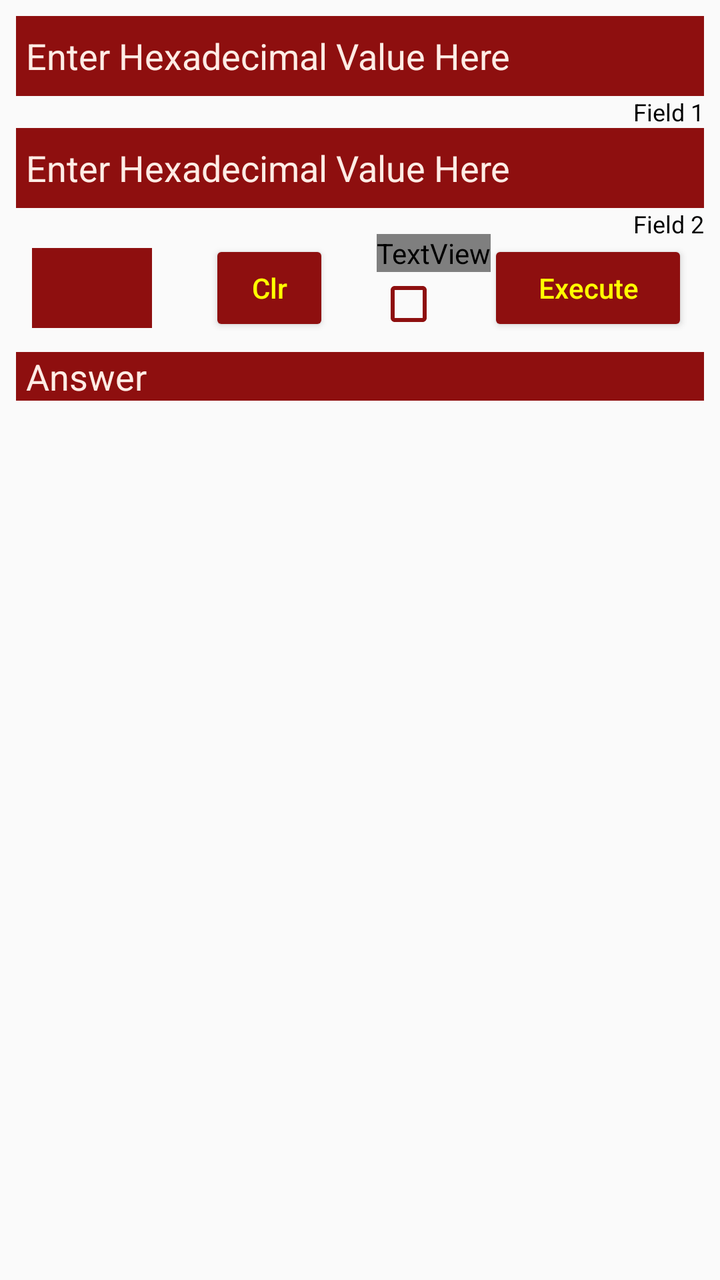
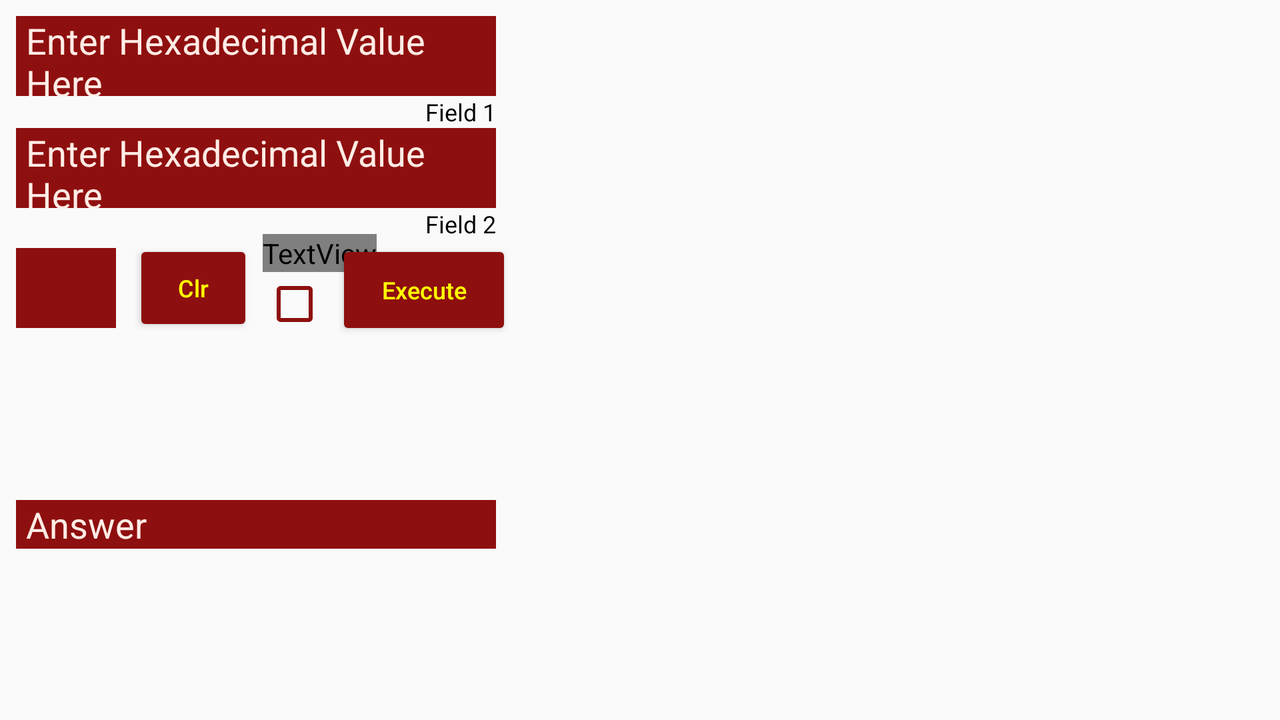

First picture: res/layout/ on a phone held upright. Second picture: the repository's own variant of that layout, on a device whose configuration matches the variant's folder. Source for both follows.
<!-- AndroidManifest.xml: application theme AppTheme -->
<!-- res/layout/hex_math_tab.xml -->
<?xml version="1.0" encoding="utf-8"?>
<androidx.constraintlayout.widget.ConstraintLayout xmlns:android="http://schemas.android.com/apk/res/android"
    xmlns:app="http://schemas.android.com/apk/res-auto"
    xmlns:tools="http://schemas.android.com/tools"
    android:layout_width="match_parent"
    android:layout_height="match_parent"
    android:focusable="true"
    android:clickable="true"
    android:background="@color/colorWhite"
    tools:context=".HexMathTab">


    <ScrollView
        android:layout_width="match_parent"
        android:layout_height="match_parent"
        android:fillViewport="true">

        <androidx.constraintlayout.widget.ConstraintLayout
            android:id="@+id/scrollCon"
            android:layout_width="match_parent"
            android:layout_height="wrap_content">

            <EditText
                android:id="@+id/hexEditText1"
                android:layout_width="0dp"
                android:layout_height="40dp"
                android:layout_marginStart="8dp"
                android:layout_marginTop="8dp"
                android:layout_marginEnd="8dp"
                android:background="@color/colorDevilRed"
                android:cursorVisible="true"
                android:digits="-1234567890ABCDEF"
                android:ems="10"
                android:hint="@string/hex_hint"
                android:importantForAutofill="no"
                android:inputType="none"
                android:maxLength="17"
                android:paddingStart="5dp"
                android:paddingEnd="5dp"
                android:textColor="@color/colorYellow"
                android:textColorHint="@color/colorLight"
                android:textCursorDrawable="@drawable/edit_text_cursor"
                android:textSize="18sp"
                app:layout_constraintEnd_toEndOf="parent"
                app:layout_constraintStart_toStartOf="parent"
                app:layout_constraintTop_toTopOf="parent" />

            <TextView
                android:id="@+id/hexCounterField1"
                android:layout_width="wrap_content"
                android:layout_height="wrap_content"
                android:text="@string/field1"
                android:textColor="@android:color/black"
                android:textSize="12sp"
                app:layout_constraintBottom_toTopOf="@+id/hexEditText2"
                app:layout_constraintEnd_toEndOf="@+id/hexEditText1" />

            <EditText
                android:id="@+id/hexEditText2"
                android:layout_width="0dp"
                android:layout_height="40dp"
                android:layout_marginStart="8dp"
                android:layout_marginTop="16dp"
                android:layout_marginEnd="8dp"
                android:background="@color/colorDevilRed"
                android:cursorVisible="true"
                android:digits="-1234567890ABCDEF"
                android:ems="10"
                android:hint="@string/hex_hint"
                android:importantForAutofill="no"
                android:inputType="none"
                android:maxLength="17"
                android:paddingStart="5dp"
                android:paddingEnd="5dp"
                android:textColor="@color/colorYellow"
                android:textColorHint="@color/colorLight"
                android:textCursorDrawable="@drawable/edit_text_cursor"
                android:textSize="18sp"
                app:layout_constraintEnd_toEndOf="parent"
                app:layout_constraintStart_toStartOf="parent"
                app:layout_constraintTop_toBottomOf="@+id/hexEditText1" />

            <TextView
                android:id="@+id/hexCounterField2"
                android:layout_width="wrap_content"
                android:layout_height="wrap_content"
                android:text="@string/field2"
                android:textColor="@android:color/black"
                android:textSize="12sp"
                app:layout_constraintBottom_toTopOf="@+id/hexButton"
                app:layout_constraintEnd_toEndOf="@+id/hexEditText2" />

            <Spinner
                android:id="@+id/hexSp"
                android:layout_width="60dp"
                android:layout_height="40dp"
                android:layout_marginStart="16dp"
                android:layout_marginTop="20dp"
                android:background="@color/colorDevilRed"
                android:contentDescription="@string/operator_choice"
                android:paddingStart="10dp"
                android:paddingEnd="10dp"
                android:theme="@style/SpinnerStyle"
                app:layout_constraintStart_toStartOf="parent"
                app:layout_constraintTop_toBottomOf="@+id/hexEditText2" />

            <Button
                android:id="@+id/hexClearFieldButton"
                android:layout_width="60dp"
                android:layout_height="48dp"
                android:layout_marginTop="16dp"
                android:backgroundTint="@color/colorDevilRed"
                android:contentDescription="@string/clear_fields"
                android:text="@string/clear"
                android:textAllCaps="false"
                android:textColor="@color/colorYellow"
                app:layout_constraintEnd_toStartOf="@+id/hexButton"
                app:layout_constraintHorizontal_bias="0.264"
                app:layout_constraintStart_toEndOf="@+id/hexSp"
                app:layout_constraintTop_toBottomOf="@+id/hexEditText2" />

            <Button
                android:id="@+id/hexButton"
                android:layout_width="100dp"
                android:layout_height="48dp"
                android:layout_marginTop="16dp"
                android:layout_marginEnd="16dp"
                android:backgroundTint="@color/colorDevilRed"
                android:contentDescription="@string/execute"
                android:text="@string/execute"
                android:textAllCaps="false"
                android:textColor="@color/colorYellow"
                app:layout_constraintEnd_toEndOf="parent"
                app:layout_constraintTop_toBottomOf="@+id/hexEditText2" />

            <TextView
                android:id="@+id/hexAnswer"
                android:layout_width="0dp"
                android:layout_height="wrap_content"
                android:layout_marginStart="8dp"
                android:layout_marginTop="8dp"
                android:layout_marginEnd="8dp"
                android:background="@color/colorDevilRed"
                android:ems="10"
                android:hint="@string/answer"
                android:importantForAutofill="no"
                android:paddingStart="5dp"
                android:paddingEnd="5dp"
                android:textColor="@color/colorYellow"
                android:textColorHint="@color/colorLight"
                android:textSize="18sp"
                app:layout_constraintEnd_toEndOf="parent"
                app:layout_constraintStart_toStartOf="parent"
                app:layout_constraintTop_toBottomOf="@+id/hexButton" />

            <FrameLayout
                android:id="@+id/hexKeyFrame"
                android:layout_width="0dp"
                android:layout_height="wrap_content"
                android:layout_marginStart="4dp"
                android:layout_marginEnd="4dp"
                app:layout_constraintBottom_toBottomOf="parent"
                app:layout_constraintEnd_toEndOf="parent"
                app:layout_constraintStart_toStartOf="parent"
                app:layout_constraintTop_toBottomOf="@+id/hexAnswer" />

            <CheckBox
                android:id="@+id/capsCheckBox"
                android:layout_width="wrap_content"
                android:layout_height="wrap_content"
                android:layout_marginTop="32dp"
                android:buttonTint="@color/colorDevilRed"
                android:contentDescription="@string/caps_lock"
                app:layout_constraintEnd_toStartOf="@+id/hexButton"
                app:layout_constraintStart_toEndOf="@+id/hexClearFieldButton"
                app:layout_constraintTop_toBottomOf="@+id/hexEditText2" />

            <TextView
                android:id="@+id/textView"
                android:layout_width="wrap_content"
                android:layout_height="wrap_content"
                android:text="@string/caps"
                android:textColor="@color/colorBlack"
                app:layout_constraintBottom_toTopOf="@+id/capsCheckBox"
                app:layout_constraintEnd_toEndOf="@+id/capsCheckBox"
                app:layout_constraintHorizontal_bias="0.0"
                app:layout_constraintStart_toStartOf="@+id/capsCheckBox" />
        </androidx.constraintlayout.widget.ConstraintLayout>
    </ScrollView>


</androidx.constraintlayout.widget.ConstraintLayout>
<!-- resources referenced by this layout -->
<resources>
  <color name="colorDevilRed">#8E0F0F</color>
  <color name="colorLight">#FFECE5</color>
  <color name="colorYellow">#ffff00</color>
  <!-- drawable edit_text_cursor (drawable) -->
  <?xml version="1.0" encoding="utf-8"?>
  <shape xmlns:android="http://schemas.android.com/apk/res/android">
      <size android:width="2dp" />
      <solid android:color="@color/colorYellow" />
  
  </shape>
  <string name="answer">Answer</string>
  <string name="caps">Caps</string>
  <string name="caps_lock">caps lock</string>
  <string name="clear">Clr</string>
  <string name="clear_fields">clear fields</string>
  <string name="execute">Execute</string>
  <string name="field1">Field 1</string>
  <string name="field2">Field 2</string>
  <string name="hex_hint">Enter Hexadecimal Value Here</string>
  <string name="operator_choice">operator choice</string>
  <style name="SpinnerStyle" parent="@android:style/Widget.TextView.SpinnerItem">
              <item name="android:textColor">@color/colorLight</item>
              <item name="android:background">@color/colorDevilRed</item>
              <item name="android:popupBackground">@color/colorDevilRed</item>
  
          </style>
  <style name="AppTheme" parent="Theme.AppCompat.Light.DarkActionBar">
          
          <item name="colorPrimary">@color/colorPrimary</item>
          <item name="colorPrimaryDark">@color/colorPrimaryDark</item>
          <item name="colorAccent">@color/colorAccent</item>
      </style>
  <color name="colorPrimary">#008577</color>
  <color name="colorPrimaryDark">#00574B</color>
  <color name="colorAccent">#D81B60</color>
</resources>
<!-- res/layout-land/hex_math_tab.xml (the repository's variant of the layout above) -->
<!-- drawn on the phone turned sideways -->
<?xml version="1.0" encoding="utf-8"?>
<androidx.constraintlayout.widget.ConstraintLayout xmlns:android="http://schemas.android.com/apk/res/android"
    xmlns:app="http://schemas.android.com/apk/res-auto"
    xmlns:tools="http://schemas.android.com/tools"
    android:layout_width="match_parent"
    android:layout_height="match_parent"
    android:background="@color/colorWhite"
    android:focusable="true"
    android:clickable="true"
    tools:context=".HexMathTab">


    <ScrollView
        android:layout_width="0dp"
        android:layout_height="0dp"
        android:fillViewport="true"
        app:layout_constraintBottom_toBottomOf="parent"
        app:layout_constraintEnd_toStartOf="@+id/guidelineHex"
        app:layout_constraintHorizontal_bias="1.0"
        app:layout_constraintStart_toStartOf="parent"
        app:layout_constraintTop_toTopOf="parent"
        app:layout_constraintVertical_bias="0.0">

        <androidx.constraintlayout.widget.ConstraintLayout
            android:id="@+id/constraintlayoutHex"
            android:layout_width="match_parent"
            android:layout_height="wrap_content">

            <TextView
                android:id="@+id/hexAnswer"
                android:layout_width="0dp"
                android:layout_height="wrap_content"
                android:layout_below="@+id/hexButton"
                android:layout_alignParentStart="true"
                android:layout_alignParentEnd="true"
                android:layout_marginStart="8dp"
                android:layout_marginTop="8dp"
                android:layout_marginEnd="8dp"
                android:layout_marginBottom="8dp"
                android:background="@color/colorDevilRed"
                android:ems="10"
                android:hint="@string/answer"
                android:importantForAutofill="no"
                android:paddingStart="5dp"
                android:paddingEnd="5dp"
                android:textColor="@color/colorYellow"
                android:textColorHint="@color/colorLight"
                android:textSize="18sp"
                app:layout_constraintBottom_toBottomOf="parent"
                app:layout_constraintEnd_toEndOf="parent"
                app:layout_constraintStart_toStartOf="parent"
                app:layout_constraintTop_toBottomOf="@+id/hexSp" />

            <Button
                android:id="@+id/hexClearFieldButton"
                android:layout_width="60dp"
                android:layout_height="48dp"
                android:layout_marginTop="16dp"
                android:backgroundTint="@color/colorDevilRed"
                android:contentDescription="@string/clear_fields"
                android:text="@string/clear"
                android:textAllCaps="false"
                android:textColor="@color/colorYellow"
                android:textSize="12sp"
                app:layout_constraintEnd_toStartOf="@+id/hexButton"
                app:layout_constraintHorizontal_bias="0.174"
                app:layout_constraintStart_toEndOf="@+id/hexSp"
                app:layout_constraintTop_toBottomOf="@+id/hexEditText2" />

            <Spinner
                android:id="@+id/hexSp"
                android:layout_width="50dp"
                android:layout_height="40dp"
                android:layout_below="@+id/hexEditText2"
                android:layout_alignParentStart="true"
                android:layout_marginStart="8dp"
                android:layout_marginTop="20dp"
                android:background="@color/colorDevilRed"
                android:contentDescription="@string/operator_choice"
                android:theme="@style/SpinnerStyle"
                app:layout_constraintStart_toStartOf="parent"
                app:layout_constraintTop_toBottomOf="@+id/hexEditText2" />

            <TextView
                android:id="@+id/hexCounterField2"
                android:layout_width="wrap_content"
                android:layout_height="wrap_content"
                android:layout_marginEnd="8dp"
                android:text="@string/field2"
                android:textColor="@android:color/black"
                android:textSize="12sp"
                app:layout_constraintBottom_toTopOf="@+id/hexButton"
                app:layout_constraintEnd_toEndOf="parent" />

            <EditText
                android:id="@+id/hexEditText1"
                android:layout_width="0dp"
                android:layout_height="40dp"
                android:layout_alignParentStart="true"
                android:layout_alignParentTop="true"
                android:layout_alignParentEnd="true"
                android:layout_marginStart="8dp"
                android:layout_marginTop="8dp"
                android:layout_marginEnd="8dp"
                android:background="@color/colorDevilRed"
                android:cursorVisible="true"
                android:digits="-1234567890ABCDEF"
                android:ems="10"
                android:hint="@string/hex_hint"
                android:importantForAutofill="no"
                android:inputType="none"
                android:maxLength="17"
                android:paddingStart="5dp"
                android:paddingEnd="5dp"
                android:textColor="@color/colorYellow"
                android:textColorHint="@color/colorLight"
                android:textCursorDrawable="@drawable/edit_text_cursor"
                android:textSize="18sp"
                app:layout_constraintEnd_toEndOf="parent"
                app:layout_constraintHorizontal_bias="1.0"
                app:layout_constraintStart_toStartOf="parent"
                app:layout_constraintTop_toTopOf="parent" />

            <EditText
                android:id="@+id/hexEditText2"
                android:layout_width="0dp"
                android:layout_height="40dp"
                android:layout_below="@+id/hexEditText1"
                android:layout_alignParentStart="true"
                android:layout_alignParentEnd="true"
                android:layout_marginStart="8dp"
                android:layout_marginTop="16dp"
                android:layout_marginEnd="8dp"
                android:background="@color/colorDevilRed"
                android:cursorVisible="true"
                android:digits="-1234567890ABCDEF"
                android:ems="10"
                android:hint="@string/hex_hint"
                android:importantForAutofill="no"
                android:inputType="none"
                android:maxLength="17"
                android:paddingStart="5dp"
                android:paddingEnd="5dp"
                android:textColor="@color/colorYellow"
                android:textColorHint="@color/colorLight"
                android:textCursorDrawable="@drawable/edit_text_cursor"
                android:textSize="18sp"
                app:layout_constraintEnd_toEndOf="parent"
                app:layout_constraintHorizontal_bias="0.0"
                app:layout_constraintStart_toStartOf="parent"
                app:layout_constraintTop_toBottomOf="@+id/hexEditText1" />

            <TextView
                android:id="@+id/hexCounterField1"
                android:layout_width="wrap_content"
                android:layout_height="wrap_content"
                android:layout_marginEnd="8dp"
                android:text="@string/field1"
                android:textColor="@android:color/black"
                android:textSize="12sp"
                app:layout_constraintBottom_toTopOf="@+id/hexEditText2"
                app:layout_constraintEnd_toEndOf="parent" />

            <Button
                android:id="@+id/hexButton"
                android:layout_width="wrap_content"
                android:layout_height="50dp"
                android:layout_below="@+id/hexEditText2"
                android:layout_alignParentEnd="true"
                android:layout_marginTop="16dp"
                android:backgroundTint="@color/colorDevilRed"
                android:contentDescription="@string/execute"
                android:text="@string/execute"
                android:textAllCaps="false"
                android:textColor="@color/colorYellow"
                android:textSize="12sp"
                app:layout_constraintEnd_toEndOf="parent"
                app:layout_constraintTop_toBottomOf="@+id/hexEditText2" />

            <CheckBox
                android:id="@+id/capsCheckBox"
                android:layout_width="wrap_content"
                android:layout_height="wrap_content"
                android:layout_marginTop="32dp"
                android:buttonTint="@color/colorDevilRed"
                android:contentDescription="@string/caps_lock"
                app:layout_constraintEnd_toStartOf="@+id/hexButton"
                app:layout_constraintStart_toEndOf="@+id/hexClearFieldButton"
                app:layout_constraintTop_toBottomOf="@+id/hexEditText2" />

            <TextView
                android:id="@+id/textView2"
                android:layout_width="wrap_content"
                android:layout_height="wrap_content"
                android:text="@string/caps"
                android:textColor="@color/colorBlack"
                app:layout_constraintBottom_toTopOf="@+id/capsCheckBox"
                app:layout_constraintEnd_toEndOf="@+id/capsCheckBox"
                app:layout_constraintHorizontal_bias="0.0"
                app:layout_constraintStart_toStartOf="@+id/capsCheckBox" />

        </androidx.constraintlayout.widget.ConstraintLayout>
    </ScrollView>

    <FrameLayout
        android:id="@+id/hexKeyFrame"
        android:layout_width="0dp"
        android:layout_height="wrap_content"
        android:layout_marginStart="4dp"
        android:layout_marginEnd="4dp"
        app:layout_constraintBottom_toBottomOf="parent"
        app:layout_constraintEnd_toEndOf="parent"
        app:layout_constraintStart_toStartOf="@+id/guidelineHex"
        app:layout_constraintTop_toTopOf="parent" />

    <androidx.constraintlayout.widget.Guideline
        android:id="@+id/guidelineHex"
        android:layout_width="wrap_content"
        android:layout_height="wrap_content"
        android:orientation="vertical"
        app:layout_constraintGuide_percent="0.4" />

</androidx.constraintlayout.widget.ConstraintLayout>
